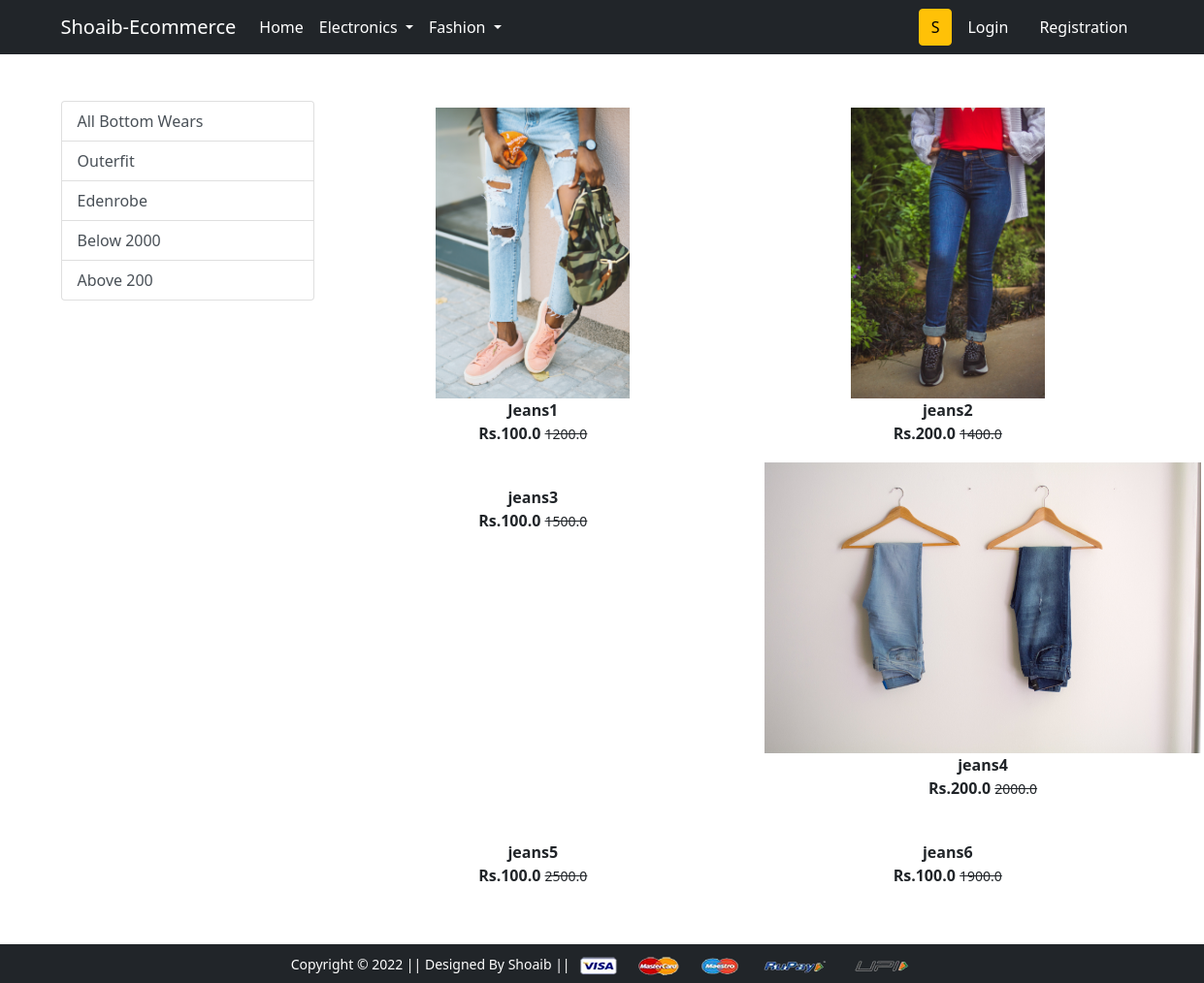
The app's page /jeans/ with its own data.
### app/models.py (models this page shows, shortened)
class Product(models.Model):
    title = models.CharField(max_length=50)
    Selling_price=models.FloatField()
    discounted_price=models.FloatField()
    description=models.TextField()
    brand = models.CharField(max_length=100)
    category = models.CharField(choices=CATEGORY_CHOICES,max_length=100)
    product_img =models.ImageField(upload_to='productimg')

### app/views.py (the view)
# urls.py: path('jeans/', views.jeans, name='jeans'),
def jeans(request,data =None):
 total_items = 0
 if request.user.is_authenticated:
  total_items = len(Cart.objects.filter(user=request.user))
 if data == None:
  jeans=Product.objects.filter(category='BW')
 elif data =='outerfit' or data =='Edenrobe':
  jeans = Product.objects.filter(category='BW').filter (brand=data)
 elif data == 'below':
  jeans = Product.objects.filter(category='BW').filter(Selling_price__lt=2000)
 elif data == 'above':
  jeans = Product.objects.filter(category='BW').filter(Selling_price__gt=2000)
 return render(request, 'app/bottom_wear.html',{'jeans':jeans,'total_items':total_items})

### app/templates/app/bottom_wear.html (shortened to what this page needs)
{% extends 'app/base.html' %}
{% load static %}
{% block main-content %}
<div class="container my-5">
 <div class="row">
  <div class="col-sm-3">
   <div class="list-group">
    <a href="{% url 'jeans' %}" class="list-group-item
    list-group-item-action" aria-current="true">All Bottom Wears </a>
    <a href="{% url 'jeansdata' 'outerfit' %}" class="list-group-item
    list-group-item-action" aria-current="true">Outerfit </a>
    <a href="{% url 'jeansdata' 'Edenrobe' %}" class="list-group-item
    list-group-item-action">Edenrobe</a>
    <a href="{% url 'jeansdata' 'below' %}" class="list-group-item
    list-group-item-action">Below 2000</a>
    <a href="{% url 'jeansdata' 'above' %}" class="list-group-item
    list-group-item-action">Above 200</a>
  </div>
  </div>
  <div class="col-sm-9">
  <div class="row">
   {% for product in jeans %}
   <div class="col-sm-6 text-center mb-1">
    <a href="{% url 'product-detail' product.id %}" class="btn">
     <div class="item">
      <img src="{{product.product_img.url}}" alt="" height="300" class="">
      <div class="fw-bold">{{product.title}}</div>
      <div class="fw-bold">Rs.{{product.discounted_price}}
      <small class="fw-light text-decoration-line-through">{{product.Selling_price}}</small>
      </div>
      </div>
     </a>
   </div>
   {% endfor %}
  </div>
  </div>
 </div>
</div>
{% endblock main-content %}

### app/templates/app/base.html (shortened to what this page needs)
<!doctype html>
{% load static %}
<html lang="en">
  <head>
    <link href="https://cdn.jsdelivr.net/npm/bootstrap@5.0.0-beta1/dist/css/bootstrap.min.css" rel="stylesheet">
    <link rel="stylesheet" href="{% static 'app/css/owl.carousel.min.css' %}">
    <link rel="stylesheet" href="{% static 'app/css/all.min.css' %}">
    <link rel="stylesheet" href="{% static 'app/css/style.css' %}">
  </head>
  <body>
    <nav class="navbar navbar-expand-lg navbar-dark bg-dark">
     <div class="container">
       <a class="navbar-brand" href="/">Shoaib-Ecommerce</a>
       <div class="collapse navbar-collapse" id="navbarSupportedContent">
         <ul class="navbar-nav me-auto mb-2 mb-lg-0">
           <li class="nav-item">
             <a class="nav-link active" aria-current="page" href="/">Home</a>
           </li>
           <li class="nav-item dropdown">
             <a class="nav-link dropdown-toggle text-white" href="#" id="electronicsDropdown" role="button" data-bs-toggle="dropdown" aria-expanded="false">
               Electronics
             </a>
           </li>
           <li class="nav-item dropdown">
             <a class="nav-link dropdown-toggle text-white" href="#" id="fashionDropdown" role="button" data-bs-toggle="dropdown" aria-expanded="false">
               Fashion
             </a>
           </li>
         </ul>
         <form class="d-flex">
           <button class="btn btn-warning" type="submit">S</button>
         </form>
         <div>
          <ul class="navbar-nav me-auto mb-2 mb-lg-0">
          {% if request.user.is_authenticated %}
           <li class="nav-item dropdown mx-2">
              <a class="nav-link dropdown-toggle text-white" href="#" id="profileDropdown" role="button" data-bs-toggle="dropdown" aria-expanded="false">
                {{request.user.username|capfirst}}
              </a>
              <ul class="dropdown-menu" aria-labelledby="profileDropdown">
                <li><a class="dropdown-item" href="{% url 'profile' %}">Profile</a></li>
                <li><a class="dropdown-item" href="{% url 'orders' %}">Orders</a></li>
                <li><a class="dropdown-item" href="{% url 'passwordchange' %}">Change Password</a></li>
                <li><a class="dropdown-item" href="{% url 'logout' %}">Logout</a></li>
              </ul>
            </li>
            <li class="nav-item mx-2">
             <a href="{% url 'showcart' %}" class="nav-link text-white">{{total_items}}<span class="badge bg-danger"></span> Cart </a>
            </li>
          {% else %}
            <li class="nav-item mx-2">
             <a href="{% url 'login' %}" class="nav-link text-white">Login</a>
            </li>
            <li class="nav-item mx-2">
             <a href="{% url 'customerregistration' %}" class="nav-link text-white">Registration</a>
            </li>
          {% endif %}
          </ul>
         </div>
       </div>
     </div>
    </nav>
    {% block main-content %} {% endblock main-content %}
    <footer class="container-fluid bg-dark text-center p-2 mt-5">
        <small class="text-white">Copyright &copy; 2022 || Designed By Shoaib || </small>
        <img src="{% static 'app/images/payment.png' %}" alt="" srcset="" class="img-fluid" height="2px">
    </footer>
  </body>
</html>

### records on screen
Product: product_img (picture), title "Jeans1", discounted_price "100.0", Selling_price "1200.0"
Product: product_img (picture), title "jeans2", discounted_price "200.0", Selling_price "1400.0"
Product: title "jeans3", discounted_price "100.0", Selling_price "1500.0"
Product: product_img (picture), title "jeans4", discounted_price "200.0", Selling_price "2000.0"
Product: title "jeans5", discounted_price "100.0", Selling_price "2500.0"
Product: title "jeans6", discounted_price "100.0", Selling_price "1900.0"
